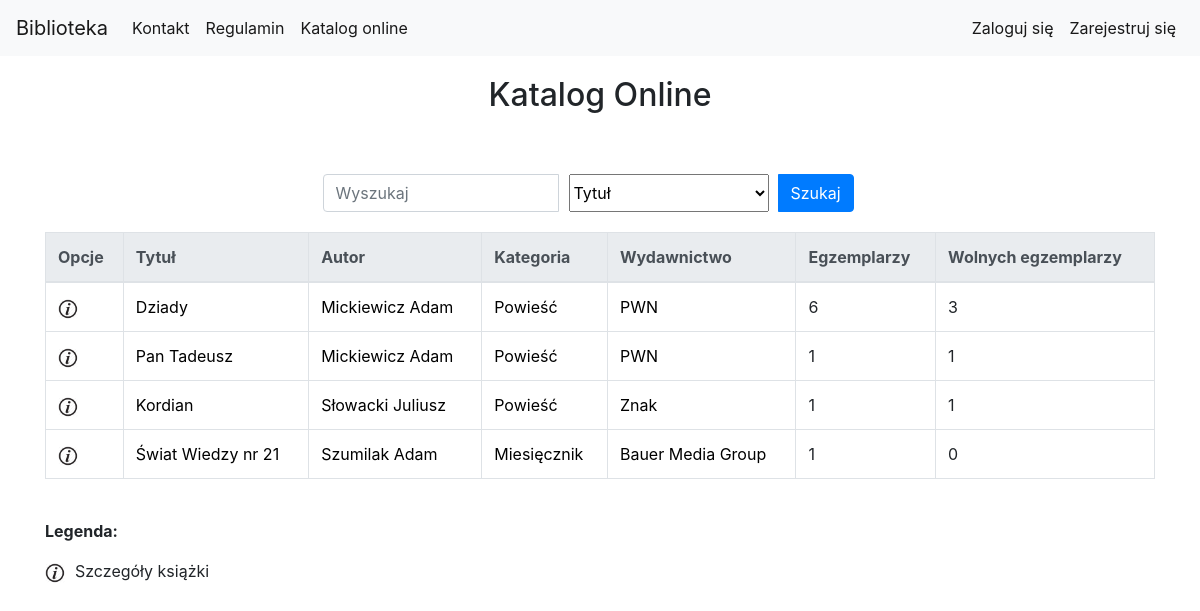
Page /library/book_list/ on the committed database.
### library_app/models.py (models this page shows, shortened)
class Book(models.Model):
    authors = models.ManyToManyField(Author, related_name='book_authors', verbose_name='Autorzy')
    category = models.ForeignKey(Category, related_name='book_categories', verbose_name='Kategoria')
    publishing_house = models.ForeignKey(PublishingHouse, related_name='publishing_houses', verbose_name='Wydawnictwo')
    isbn = models.CharField(max_length=30, unique=True, verbose_name='Numer ISBN')
    title = models.CharField(max_length=200, verbose_name='Tytuł')
    description = models.TextField(blank=True, default='', verbose_name='Opis')
    publish_date = models.DateField(default=datetime.now, blank=True, verbose_name='Data publikacji')
    edition = models.PositiveIntegerField(default=1, verbose_name='Numer wydania')
    image_url = models.URLField(default='', blank=True, null=True, verbose_name='Adres url okładki zakończony rozszerzeniem obrazu')
    add_date = models.DateTimeField(auto_now=True)
    slug = models.SlugField(allow_unicode=True, unique=True)

class Author(models.Model):
    first_name = models.CharField(max_length=200, verbose_name='Imię')
    last_name = models.CharField(max_length=200, verbose_name='Nazwisko')
    country = models.CharField(max_length=200, verbose_name='Kraj')
    biography = models.TextField(default='', blank=True, null=True, verbose_name='Biografia')
    birth_place = models.CharField(max_length=200, default='', blank=True, null=True, verbose_name='Miejsce urodzenia')
    image_url = models.URLField(default='', blank=True, null=True, verbose_name='Adres url portretu, zakończony rozszerzeniem')
    years_of_life = models.CharField(max_length=10, default='', blank=True, null=True, verbose_name='Lata życia')
    def __str__(self):
        return self.last_name + " " + self.first_name

class Category(models.Model):
    category_name = models.CharField(max_length=400, unique=True, verbose_name='Nazwa kategorii')

class PublishingHouse(models.Model):
    name = models.CharField(max_length=400, unique=True, verbose_name='Nazwa')
    city = models.CharField(max_length=300, verbose_name='Miasto')
    street = models.CharField(max_length=300, verbose_name='Ulica')
    house_number = models.CharField(max_length=20, verbose_name='Numer domu')
    postal_code = models.CharField(max_length=9, verbose_name='Kod pocztowy')
    def __str__(self):
        return self.name

### library_app/views.py (the view)
class BookListView(generic.ListView):
    model = models.Book
    context_object_name = "book_list" #human-understandable name of variable to access from templates
    paginate_by = 10
    queryset = models.Book.objects.all()  # Default: Model.objects.all()
    def get_queryset(self):
        search_query = self.request.GET.get("search_query")
        search_type = self.request.GET.get("search_type")
        if search_query is not None:
            if search_type == "title":
                return models.Book.objects.all().filter(title__icontains=search_query)
            elif search_type == "author":
                authors_result = models.Book.objects.all().filter(authors__first_name__icontains=search_query) | models.Book.objects.all().filter(authors__last_name__icontains=search_query)
                return authors_result
            elif search_type == "category":
                return models.Book.objects.all().filter(category__category_name__icontains=search_query)
            elif search_type == "publishing-house":
                return models.Book.objects.all().filter(publishing_house__name__icontains=search_query)
        else:
            return models.Book.objects.all()

### library_app/templatetags/custom_tags.py (called while the page is built)
@register.simple_tag(name='free_bookcopies_counter_tag')
def free_bookcopies_counter(bookcopies_obj):
    return bookcopies_obj.filter(is_borrowed=False).count()

### library_app/templates/library_app/book_list.html (shortened to what this page needs)
{% extends "base.html" %}
{% load static %}
{% load custom_tags %}
{% block body_block %}
<div class="container">
    <div class="page-title">
        <h2>Katalog Online</h2>
    </div>
<div class="search-bar">
<form class="form-inline" action="{% url 'library_app:book_list' %}" method="GET">
    <div class="input-group">
        <input type="search" class="form-control" name="search_query" placeholder="Wyszukaj">
        <select class="search-select" name="search_type">
            <option value="title" selected>Tytuł</option>
        </select>
        <div class="input-group-append search-button">
            <button class="btn btn-primary" type="submit">Szukaj</button>
        </div>
    </div>
</form>
</div>
      <table class="table table-bordered table-hover">
            <thead class="thead-light">
                <tr>
                    <th scope="col">Opcje</th>
                    <th scope="col">Tytuł</th>
                    <th scope="col">Autor</th>
                    <th scope="col">Kategoria</th>
                    <th scope="col">Wydawnictwo</th>
                    <th scope="col">Egzemplarzy</th>
                    <th scope="col">Wolnych egzemplarzy</th>
                </tr>
            </thead>
            <tbody>
            {% for book in book_list %}
                    <tr>
                        <td>
                            <a href="{% url 'library_app:book_detail' pk=book.pk %}"><img src="{% static 'website_icons/info_ico.png' %}" alt="Szczegóły" width="20" height="20"></a>
                        </td>
                        <td><a href="{% url 'library_app:book_detail' pk=book.pk %}">{{book.title}}</a></td>
                        <td>
                            {% for author in book.authors.all %}
                                <a href="{% url 'library_app:author_detail' pk=author.pk %}">{{author}}</a>
                            {% endfor %}
                        </td>
                        <td><a href="{% url 'library_app:category_detail' pk=book.category.pk %}">{{book.category.category_name}}</a></td>
                        <td><a href="{% url 'library_app:publishinghouse_detail' pk=book.publishing_house.pk %}">{{book.publishing_house}}</a></td>
                        <td>{{book.bookcopies.count}}</td>
                        {% free_bookcopies_counter_tag book.bookcopies as free_bookcopies %}
                        <td>{{free_bookcopies}}</td>
                    </tr>
            {% endfor %}
            </tbody>
        </table>
    <div class="table-legend">
        <p><b>Legenda:</b></p>
        <p><img src="{% static 'website_icons/info_ico.png' %}" alt="Szczegóły" width="20" height="20">Szczegóły książki</p>
    </div>
</div>
{% endblock %}

### static/css/style.css (style rules this page uses)
.page-title { margin-top: 20px; margin-bottom: 20px; text-align: center; }
a { text-decoration: none; color: black; }
.table-legend { margin-bottom: 50px; }
.table-legend img { margin-right: 10px; }
.search-bar { padding-top: 40px; padding-bottom: 20px; margin: 0 auto; width: 50%; }
.search-button { width: 100px; }
.search-select { width: 200px; margin-right: 10px; margin-left: 10px; }

### rows in the picture
Book: title "Dziady", category.category_name "Powieść", publishing_house "PWN", bookcopies.count "6", free_bookcopies "3"
Author: last_name+first_name "Mickiewicz Adam"
Book: title "Pan Tadeusz", category.category_name "Powieść", publishing_house "PWN", bookcopies.count "1", free_bookcopies "1"
Book: title "Kordian", category.category_name "Powieść", publishing_house "Znak", bookcopies.count "1", free_bookcopies "1"
Author: last_name+first_name "Słowacki Juliusz"
Book: title "Świat Wiedzy nr 21", category.category_name "Miesięcznik", publishing_house "Bauer Media Group", bookcopies.count "1", free_bookcopies "0"
Author: last_name+first_name "Szumilak Adam"
